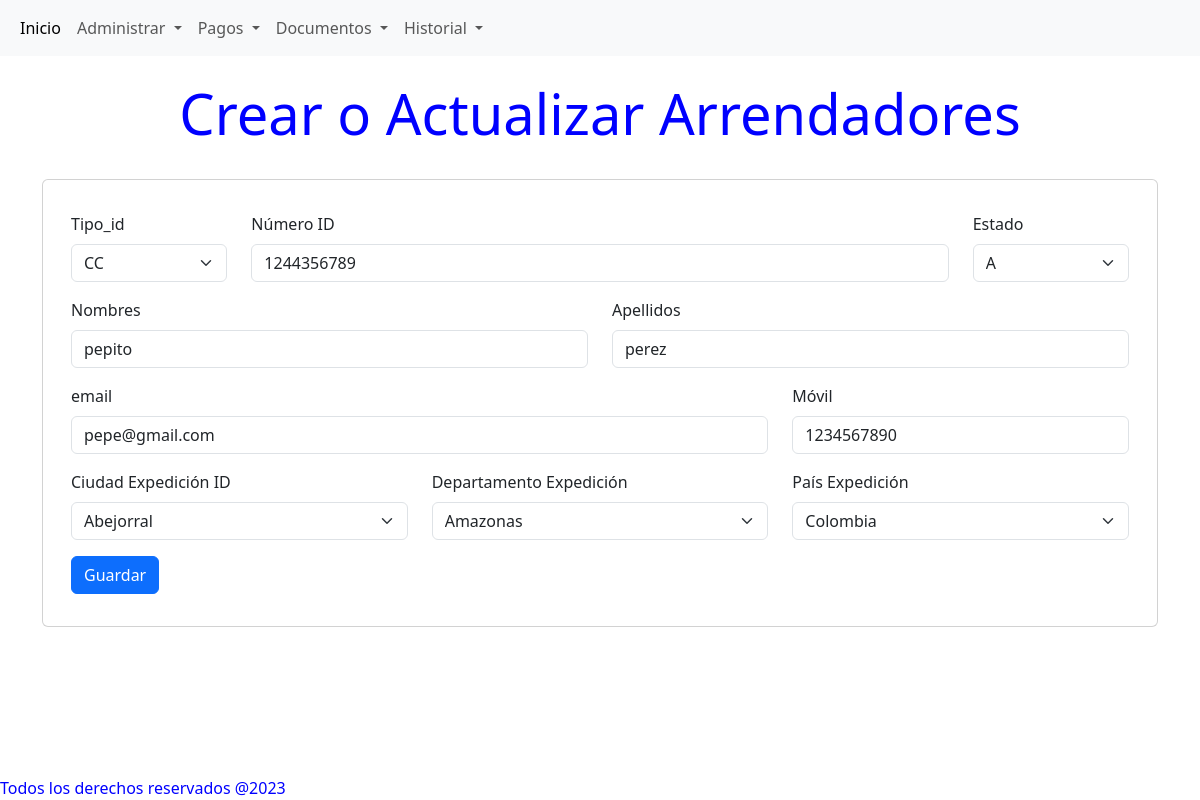
Screenshot of /arrendador/edit/1 with the database file from the repository.
### models/ArrendadorModel.py (models this page shows)
class Arrendador(db.Model):
    id              = db.Column(db.Integer, primary_key = True)
    tipoid          = db.Column(db.String(10), nullable=False)
    idnumber        = db.Column(db.Integer, unique = True, nullable = False)
    estado          = db.Column(db.String(1), nullable=False)
    nombres         = db.Column(db.String(100), nullable=False)
    apellidos       = db.Column(db.String(100), nullable=False)
    email           = db.Column(db.String(100), nullable=False)
    movil           = db.Column(db.Integer, nullable=False)
    pais_exp        = db.Column(db.String(50), nullable=False)
    provincia_exp   = db.Column(db.String(50))
    ciudad_exp      = db.Column(db.String(50))
    contratos = db.relationship('Contrato', back_populates='arrendador')

### models/CitiesModel.py (models this page shows, shortened)
class Cities(db.Model):
    id              =     db.Column(db.Integer, primary_key = True)
    ciudad          = db.Column(db.String(50), nullable=False)
    provincia       = db.Column(db.String(50), nullable=False)
    pais            = db.Column(db.String(50), nullable=False)

### routes/arrendador.py (the view)
@arrendador_bp.route('/edit/<int:person_id>', methods =['GET','POST'])
def edit_person(person_id):
   try:
        arrendador = Arrendador.query.filter_by(id=int(person_id)).one()
        print(arrendador.nombres)
        return displayForm(arrendador,person_id)
   except :
        return render_template('not_found.html')

### routes/arrendador.py (called while the page is built)
def displayForm(arrendador = None, edit_id = 'new'):
    if arrendador is None:
        arrendador = Arrendador()
    idsType = tipoIdList
    estados = estadoList
    citiesQuery = Cities.query.all()
    cityData = CityPicklist(cityQuery=citiesQuery)
    ciudades = cityData.getciudades()
    provincias = cityData.getprovincias()
    paises = cityData.getpaises()
    return render_template('arrendador/formArrendador.html',
                           edit_id = edit_id,
                           arrendador = arrendador,
                           idsType = idsType,
                           estados = estados,
                           ciudades = ciudades,
                           provincias = provincias,
                           paises = paises)

### utils/pickLists.py (called while the page is built)
    def getciudades(self):
        if self.ubicaciones is None:
            cities = ['city1']
        else:
            cities = sorted(set(ubicacion.ciudad for ubicacion in self.ubicaciones))
        return cities

    def getprovincias(self):
        if self.ubicaciones is None:
            provincias = ['pronvince1']
        else:
            provincias = sorted(set(ubicacion.provincia for ubicacion in self.ubicaciones))
        return provincias

    def getpaises(self):
        if self.ubicaciones is None:
            paises = ['pais1']
        else:
            paises =sorted(set(ubicacion.pais for ubicacion in self.ubicaciones))
        return paises

### templates/arrendador/formArrendador.html (shortened to what this page needs)
{% extends 'base.html' %}
{% block content %}
<h1 class="display-4 text-center mt-4"> Crear o Actualizar Arrendadores</h1>
<br>
<div class="container">
    <div class="card">
        <div class="card-body">
            <form method="post" action="{{  url_for('arrendador.update_person', edit_id =edit_id) }}">
                <div class="container">
                    <div class=" row my-3">
                        <div class="col form-group">
                            <label for="tipoid"class="form-label">Tipo_id</label>
                            <select class="form-select" id="tipoid" name="tipoid" aria-describedby="tipoid">
                            {% for item in idsType %}
                                <option value="{{   item  }}" {% if arrendador.tipoid == item %} selected {% endif %}>
                                    {{   item  }}
                                </option>
                            {% endfor %}
                            </select>
                        </div>
                        <div class="col-8">
                            <label for="idnumber" class="form-label">Número ID</label>
                            <input type="number" class="form-control" name="idnumber" value= {{  arrendador.idnumber }} id="idnumber" aria-describedby="idnumber" required>
                        </div>
                        <div class="col form-group">
                            <label for="estado" class="form-label">Estado</label>
                            <select class="form-select" id="estado" name="estado" aria-describedby="estado">
                                {% for estado in estados %}
                                <option value="{{   estado  }}" {% if arrendador.estado == estado %} selected {% endif %}>
                                    {{   estado  }}
                                </option>
                                {% endfor %}
                            </select>
                        </div>
                    </div>
                    <div class=" row my-3">
                        <div class="col">
                            <label for="nombres" class="form-label">Nombres</label>
                            <input type="text" class="form-control" id="nombres"  name="nombres"  value= {{  arrendador.nombres |replace(' ', '&nbsp;') | safe }} aria-describedby="nombres" maxlength="100" required>
                        </div>
                        <div class="col">
                            <label for="apellidos" class="form-label">Apellidos</label>
                            <input type="text" class="form-control" name='apellidos' value= {{ arrendador.apellidos |replace(' ', '&nbsp;') | safe }} maxlength="100" id="apellidos" aria-describedby="apellidos" required>
                        </div>
                    </div>
                    <div class="row my-3">
                        <div class="col-8">
                            <label for="email" class="form-label">email</label>
                            <input type="email" class="form-control" id="email"  name="email" value= {{  arrendador.email }} maxlength="100"aria-describedby="email" reuired>
                        </div>
                        <div class="col-4">
                            <label for="movil" class="form-label">Móvil</label>
                            <input type="number" class="form-control" id="movil" name="movil" value= {{  arrendador.movil }} aria-describedby="movil" required>
                        </div>
                    </div>
                    <div class="row my-3">
                    <div class="col form-group">
                        <label for="ciudad_exp"class="form-label">Ciudad Expedición ID</label>
                        <select class="form-select"  id="ciudad_exp" name="ciudad_exp" aria-describedby="ciudadexpedicion">
                            {% for ciudad in ciudades %}
                                <option value="{{   ciudad  }}" {% if arrendador.ciudad_exp == ciudad %} selected {% endif %}>
                                    {{   ciudad  }}
                                </option>
                            {% endfor %}
                        </select>
                    </div>
                    <div class="col form-group">
                        <label for="provincia_exp"class="form-label">Departamento Expedición</label>
                        <select class="form-select" id="provincia_exp" name="provincia_exp" aria-describedby="provincia expedicion">
                            {% for provincia in provincias %}
                                <option value="{{   provincia  }}" {% if arrendador.provincia_exp == provincia %} selected {% endif %}>
                                    {{   provincia  }}
                                </option>
                            {% endfor %}
                        </select>
                    </div>
                    <div class="col form-group">
                        <label for="pais_exp" class="form-label">País Expedición</label>
                        <select class="form-select" id="pais_exp" name="pais_exp" aria-describedby="pais expedicion">
                            {% for pais in paises %}
                                <option value="{{   pais  }}" {% if arrendador.pais_exp == pais %} selected {% endif %}>
                                    {{   pais  }}
                                </option>
                            {% endfor %}
                        </select>
                    </div>
                    </div>
                    <div class="row my-3">
                        <div class="col">
                            <button type="submit" class="btn btn-primary" >Guardar</button>
                        </div>
                    </div>
                </div>
                </div>
        </div>
    </div>
{% endblock %}

### static/main.css (style rules this page uses)
body { color:blue; }

### rows the page displays
Arrendador: tipoid "CC", idnumber "1244356789", estado "A", nombres "pepito", apellidos "perez", email "pepe@gmail.com", movil "1234567890", ciudad_exp "Abejorral", provincia_exp "Amazonas", pais_exp "Colombia"
